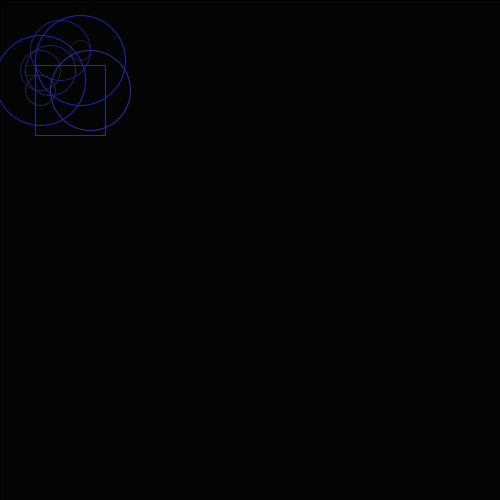
Frame 1 (no input)
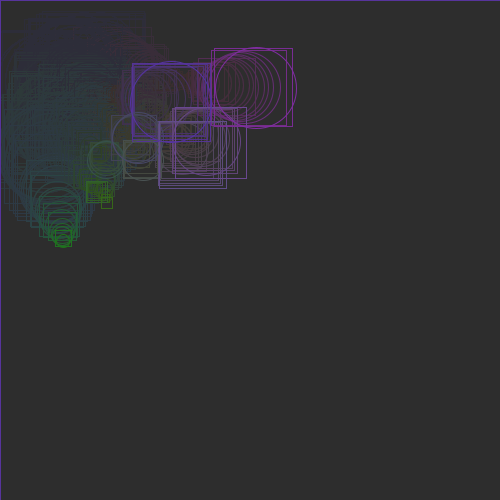
Frame 60 (the mouse pressed at the canvas centre just before this capture)
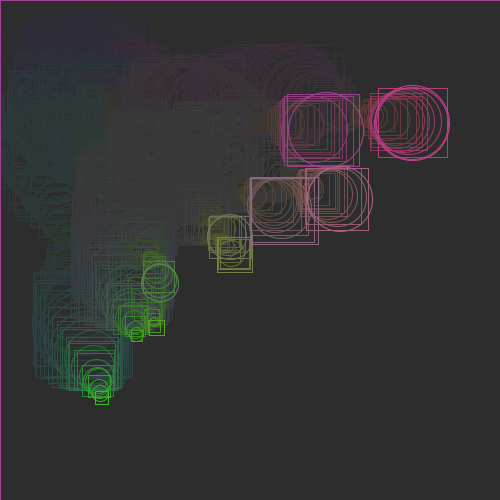
Frame 120 (the mouse held since frame 60 and released just before this capture)

The Processing sketch that drew these frames (run headless with seeded random() and noise(); from frame 60 on, the mouse is pressed at the canvas centre):

// Processing sketch: processing_70023
// ── processing_70023.pde

int xPos[] = {30, 80, 40, 40, 50, 60, 70, 90, 80, 40};
int yPos[] = {70, 50, 90, 70, 70, 50, 100, 90, 60, 80};
int xVel[] = {2, 2, 3, 3, 4, 4, 5, 5, 6, 6};
int yVel[] = {6, 6, 5, 5, 4, 4, 3, 3, 2, 2};
int s[] = {10, 20, 30, 40, 50, 60, 70, 80, 90, 90};
int sVel[] = {3, 3, 3, 3, 3, 3, 3, 3, 3, 3};

int W = 500;
int H = 500;

void setup()
{  
  size(500, 500);
  background(0);
  smooth();
}

void draw()
{
  
  fill(50, 20);
  rect(0, 0, W, H);
  for(int i = 0; i < 10; i++)
  {
    stroke(xPos[i] / 2 + random(sVel[i]), yPos[i] / 2 + random(sVel[i]), s[i] * 2 + random(sVel[i]), 255 + random(sVel[i]));
    noFill();
    switch(int(random(2))){
      case 0:
        ellipse(xPos[i], yPos[i], s[i], s[i]);
      break;
      case 1:
        rect(xPos[i] - s[i] / 2, yPos[i] - s[i] / 2, s[i], s[i]);
      break;
    }
    xPos[i] += random(xVel[i]);
    yPos[i] += random(yVel[i]);
  
    if (xPos[i] > W - s[i] / 2)
    {
       xPos[i] = W - s[i] / 2;
       xVel[i] *= -1;
    }
    if (xPos[i] < 0 + s[i] / 2)
    {
       xPos[i] = 0 + s[i] / 2;
       xVel[i] *= -1;
    }
    if (yPos[i] > H - s[i] / 2)
    {
       yPos[i] = H - s[i] / 2;
       yVel[i] *= -1;
    }
    if (yPos[i] < 0 + s[i] / 2)
    {
      yPos[i] = 0 + s[i] / 2;
      yVel[i] *= -1;
    }
  }
  
  for(int i = 0; i < 10; i++)
  {
    s[i] += sVel[i];
    if( s[i] >= 100 )
      sVel[i] *= -1;
    if( s[i] <= 10 )
      sVel[i] *= -1;
  }
  
}
